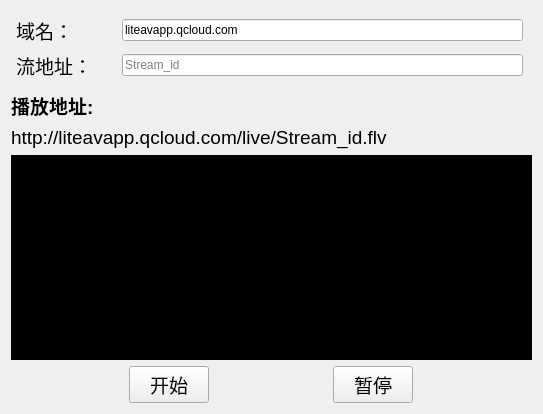
<?xml version="1.0" encoding="UTF-8"?>
<ui version="4.0">
 <class>TestCdnPlayerDialog</class>
 <widget class="QDialog" name="TestCdnPlayerDialog">
  <property name="geometry">
   <rect>
    <x>0</x>
    <y>0</y>
    <width>543</width>
    <height>414</height>
   </rect>
  </property>
  <property name="windowTitle">
   <string>CDN观看</string>
  </property>
  <layout class="QVBoxLayout" name="verticalLayout_2" stretch="0,0,0,1,0">
   <item>
    <widget class="QWidget" name="widgetSetting" native="true">
     <property name="minimumSize">
      <size>
       <width>0</width>
       <height>50</height>
      </size>
     </property>
     <layout class="QVBoxLayout" name="verticalLayout_3">
      <property name="leftMargin">
       <number>5</number>
      </property>
      <property name="topMargin">
       <number>5</number>
      </property>
      <property name="rightMargin">
       <number>9</number>
      </property>
      <property name="bottomMargin">
       <number>5</number>
      </property>
      <item>
       <layout class="QHBoxLayout" name="horizontalLayout_3">
        <item>
         <widget class="QLabel" name="label">
          <property name="minimumSize">
           <size>
            <width>100</width>
            <height>0</height>
           </size>
          </property>
          <property name="font">
           <font>
            <pointsize>14</pointsize>
           </font>
          </property>
          <property name="text">
           <string>域名：</string>
          </property>
         </widget>
        </item>
        <item>
         <widget class="QLineEdit" name="lineEditDoMain">
          <property name="text">
           <string>liteavapp.qcloud.com</string>
          </property>
          <property name="placeholderText">
           <string/>
          </property>
         </widget>
        </item>
       </layout>
      </item>
      <item>
       <layout class="QHBoxLayout" name="horizontalLayout_4">
        <item>
         <widget class="QLabel" name="label_6">
          <property name="minimumSize">
           <size>
            <width>100</width>
            <height>0</height>
           </size>
          </property>
          <property name="font">
           <font>
            <pointsize>14</pointsize>
           </font>
          </property>
          <property name="text">
           <string>流地址：</string>
          </property>
         </widget>
        </item>
        <item>
         <widget class="QLineEdit" name="lineEditStreamId">
          <property name="placeholderText">
           <string>Stream_id</string>
          </property>
         </widget>
        </item>
       </layout>
      </item>
     </layout>
    </widget>
   </item>
   <item>
    <widget class="QLabel" name="label_2">
     <property name="font">
      <font>
       <pointsize>14</pointsize>
       <weight>75</weight>
       <bold>true</bold>
      </font>
     </property>
     <property name="text">
      <string>播放地址:</string>
     </property>
    </widget>
   </item>
   <item>
    <layout class="QHBoxLayout" name="horizontalLayout">
     <item>
      <widget class="QLabel" name="play_url_label">
       <property name="font">
        <font>
         <pointsize>14</pointsize>
        </font>
       </property>
       <property name="text">
        <string notr="true">http://liteavapp.qcloud.com/live/Stream_id.flv</string>
       </property>
      </widget>
     </item>
    </layout>
   </item>
   <item>
    <layout class="QVBoxLayout" name="verticalLayout">
     <item>
      <widget class="QWidget" name="videoPlaceHolder" native="true">
       <property name="font">
        <font>
         <pointsize>14</pointsize>
        </font>
       </property>
       <property name="styleSheet">
        <string notr="true">background-color: rgb(0, 0, 0);</string>
       </property>
      </widget>
     </item>
    </layout>
   </item>
   <item>
    <layout class="QHBoxLayout" name="horizontalLayout_2">
     <item>
      <widget class="QPushButton" name="btStart">
       <property name="sizePolicy">
        <sizepolicy hsizetype="Fixed" vsizetype="Fixed">
         <horstretch>0</horstretch>
         <verstretch>0</verstretch>
        </sizepolicy>
       </property>
       <property name="font">
        <font>
         <pointsize>14</pointsize>
        </font>
       </property>
       <property name="focusPolicy">
        <enum>Qt::NoFocus</enum>
       </property>
       <property name="text">
        <string>开始</string>
       </property>
      </widget>
     </item>
     <item>
      <widget class="QPushButton" name="btPause">
       <property name="sizePolicy">
        <sizepolicy hsizetype="Fixed" vsizetype="Fixed">
         <horstretch>0</horstretch>
         <verstretch>0</verstretch>
        </sizepolicy>
       </property>
       <property name="font">
        <font>
         <pointsize>14</pointsize>
        </font>
       </property>
       <property name="focusPolicy">
        <enum>Qt::NoFocus</enum>
       </property>
       <property name="text">
        <string>暂停</string>
       </property>
      </widget>
     </item>
    </layout>
   </item>
  </layout>
 </widget>
 <resources/>
 <connections/>
</ui>
